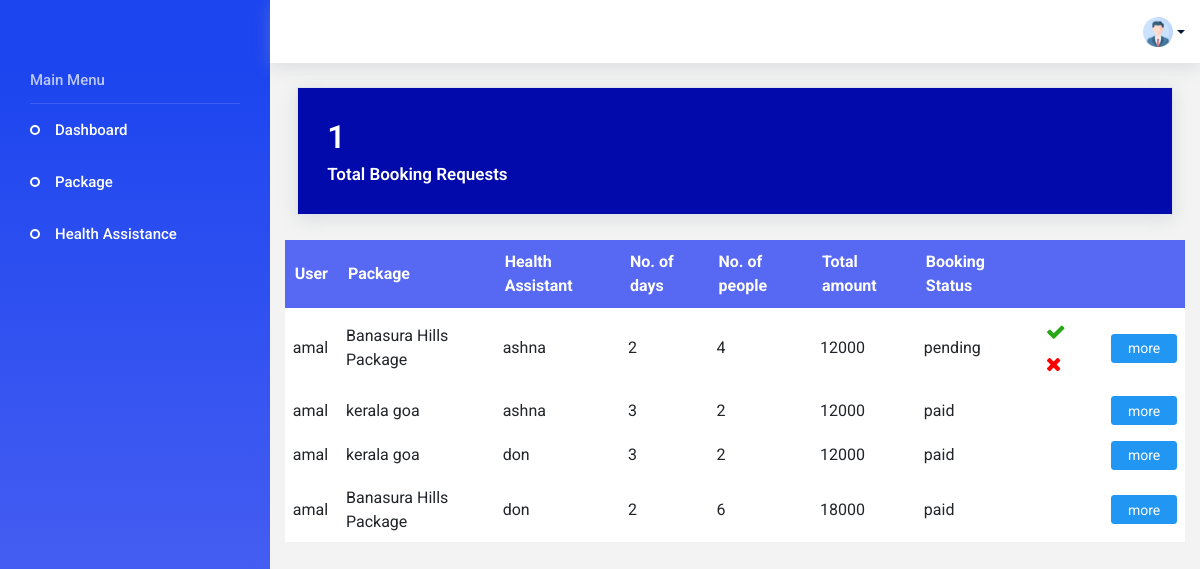
The page /agencyindex (signed in) on the database as committed earlier.
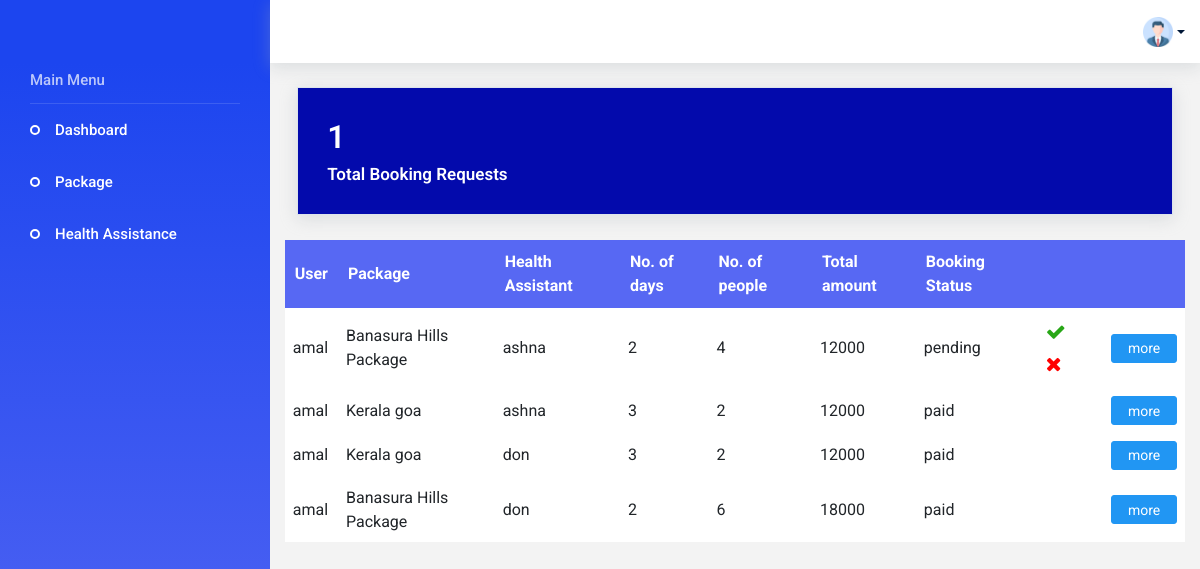
The same page on the database as committed later.
### app/models.py (models this page shows, shortened)
class Booking(models.Model):
    booking_status = (
        ('booked', 'booked'),
        ('pending', 'pending'),
        ('reject', 'reject'),
    )
    user_id = models.ForeignKey(CustomUser, on_delete=models.CASCADE)
    package_id = models.ForeignKey(Package, on_delete=models.CASCADE)
    name = models.CharField(max_length=50)
    no_of_people = models.IntegerField()
    booking_date = models.DateField()
    date = models.DateTimeField(auto_now_add=True)
    HealthAssistant_id = models.ForeignKey(HealthAssistant, on_delete=models.CASCADE,null=True)
    status = models.CharField(choices=booking_status, default='pending', max_length=50)
    total_amount = models.IntegerField()
    rating = models.IntegerField(null=True, blank=True)
    review = models.CharField(max_length=200, null=True, blank=True)

class Package(models.Model):
    user_id = models.ForeignKey(CustomUser, on_delete=models.CASCADE)
    package_name = models.CharField(max_length=100)
    img1 = models.FileField(upload_to='package')
    img2 = models.FileField(upload_to='package')
    img3 = models.FileField(upload_to='package')
    price = models.IntegerField()
    no_of_days = models.IntegerField()
    no_of_night = models.IntegerField()
    source = models.CharField(max_length=50)
    destination = models.CharField(max_length=50)
    description = models.CharField(max_length=200)

class CustomUser(AbstractUser):
    register_status = (
        ('approve', 'approve'),
        ('pending', 'pending'),
        ('reject', 'reject'),
    )
    phone_number = models.CharField(max_length=10)
    user_type = models.CharField(max_length=100)
    status = models.CharField(choices=register_status, default='pending', max_length=50)

class HealthAssistant(models.Model):
    first_name = models.CharField(max_length=50)
    last_name = models.CharField(max_length=50)
    gender = models.CharField(max_length=50)
    phone_number = models.CharField(max_length=10)
    qualification = models.CharField(max_length=200)
    user_id = models.ForeignKey(CustomUser, on_delete=models.CASCADE)

### app/views.py (the view)
# urls.py: path('agencyindex', views.agencyindex, name="agencyindex"),
@cache_control(no_cache=True, must_revalidate=True, no_store=True)
@login_required(login_url=Login)
def agencyindex(request):
    User = CustomUser.objects.get(id=request.user.id)
    booking_data = Booking.objects.filter(package_id__user_id=request.user.id).order_by('-status')
    pending_bookings_count = Booking.objects.filter(status='pending').count()
    context = {
        'bookings':booking_data,
        'User':User,
        'pending_bookings_count':pending_bookings_count
    }
    return render(request, 'Agency/index.html', context)

### template/Agency/index.html (shortened to what the changed rows need)
<!DOCTYPE html>
<html lang="en">
<head>
  {% load static %}
  <link rel="stylesheet" href="{% static 'css/materialdesignicons.min.css' %}">
  <link rel="stylesheet" href=".{% static 'css/ionicons.css' %}">
  <link rel="stylesheet" href="{% static 'css/flag-icon.min.css' %}">
  <link rel="stylesheet" href="{% static 'css/vendor.bundle.base.css' %}">
  <link rel="stylesheet" href="{% static 'css/vendor.bundle.addons.css' %}">
  <link rel="stylesheet" href="https://cdnjs.cloudflare.com/ajax/libs/font-awesome/4.7.0/css/font-awesome.min.css">
  <link rel="stylesheet" href="{% static 'css/style.css' %}">
  <link rel="stylesheet" href="{% static 'css/style1.css' %}">
</head>
<body>
  <div class="container-scroller">
    <div class="container-fluid page-body-wrapper">
      {% block content %}
      <div class="main-panel">
        <div class="content-wrapper">
          <div class="row">
            <div class="col-md-12   grid-margin average-price-card">
              <div class="card text-white  ">
                <div class="card-body">
                  <div class="d-flex justify-content-between pb-2 align-items-center">
                    <h2 class="font-weight-semibold mb-0">{{ pending_bookings_count }}</h2>
                  </div>
                </div>
              </div>
            </div>
                  <table class="mytable table-hover">
                    <thead>
                      <tr>
                        <th>User</th>
                        <th>Package</th>
                        <th>Health Assistant</th>
                        <th>No. of days</th>
                        <th>No. of people</th>
                        <th>Total amount</th>
                        <th>Booking Status</th>
                        <th></th>
                        <th></th>
                      </tr>
                    </thead>
                    <tbody>
                      {% for booking in bookings %}
                    <tr>
                      <td>{{ booking.user_id.username }}</td>
                      <td>{{ booking.package_id.package_name }}</td>
                      <td>{{ booking.HealthAssistant_id.first_name }}</td>
                      <td>{{ booking.package_id.no_of_days }}</td>
                      <td>{{ booking.no_of_people }}</td>
                      <td>{{ booking.total_amount }}</td>
                      <td>{{ booking.status }}</td>
                      <td>
                      </td>
                      <td>
                        {% if booking.status%}
                        <a href="{% url 'rating' id=booking.id %}" class="btn btn-primary">
                          more
                        </a>
                      {% endif %}
                      </td>
                    </tr>
                    {% endfor %}
                    </tbody>
                  </table>
                </div>
              </div>
            </div>
    </div>
  </div>
  {% endblock %}
</body>
</html>

Rows that differ between the two databases and show on the page:
changed through a linked row, Booking (number 2 of 4 on the later page): package_id.package_name "kerala goa" → "Kerala goa"
changed through a linked row, Booking (number 3 of 4 on the later page): package_id.package_name "kerala goa" → "Kerala goa"
